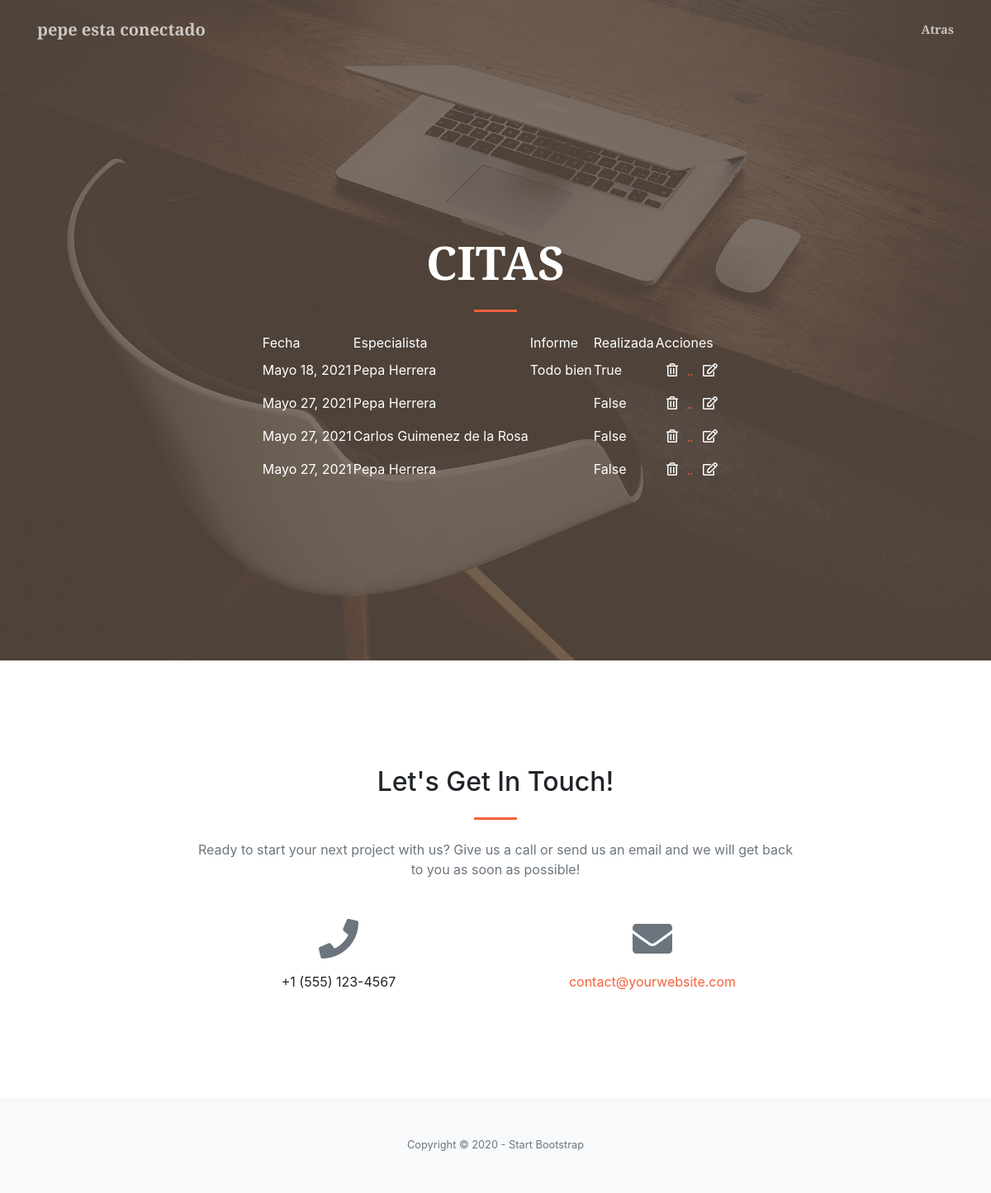
Before: /listCita (signed in) with the older database file.
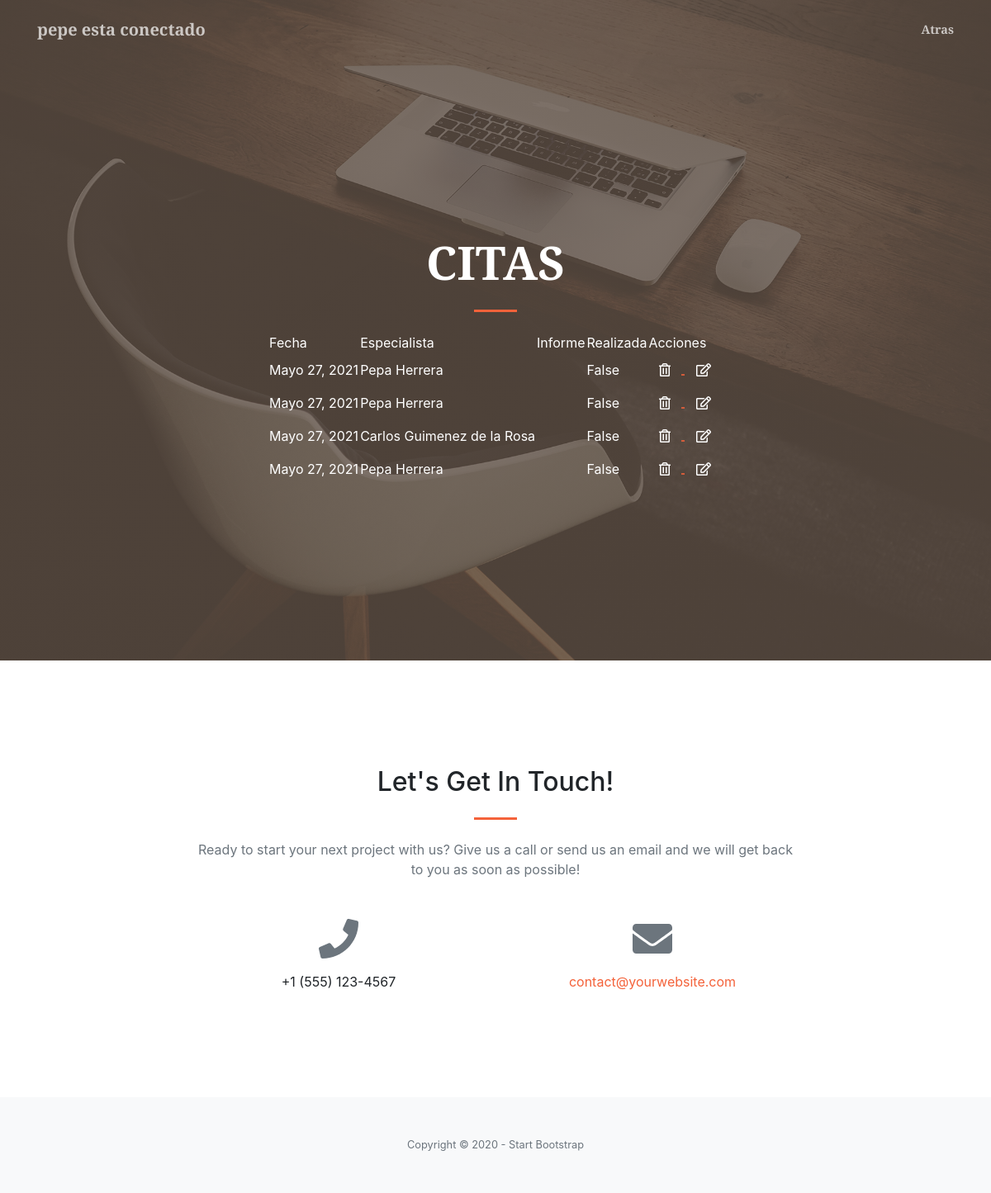
After: the same page with the newer database file.
### nucleo/models.py (models this page shows)
class Cita(models.Model):
    fecha=models.DateField()
    idCliente=models.ForeignKey(Cliente,on_delete=models.CASCADE)
    idEspecialista=models.ForeignKey(Especialista,on_delete=models.CASCADE)
    informe=models.TextField(blank=True)
    realizada=models.BooleanField()

class Especialista(models.Model):
    dni=models.CharField(max_length=10)
    nombre=models.CharField(max_length=50)
    apellidos=models.CharField(max_length=100)
    direccion=models.CharField(max_length=100)
    fechaNacimiento=models.DateField()
    foto=models.CharField(max_length=100)
    biografia=models.CharField(max_length=255)
    idUsuario=models.ForeignKey(User,on_delete=models.CASCADE)

### nucleo/views.py (the view)
# urls.py: path('listCita',views.CitaListView.as_view(),name="listCita"),
class CitaListView(ListView):
    model=Cita
    def get_context_data(self, **kwargs):
        context = super().get_context_data(**kwargs)
        context["fecha"] = fecha
        return context

### nucleo/templates/nucleo/cita_list.html (shortened to what the changed rows need)
<!DOCTYPE html>
<html lang="en">
    <head>
        <link href="https://cdnjs.cloudflare.com/ajax/libs/magnific-popup.js/1.1.0/magnific-popup.min.css" rel="stylesheet" />
        {% load static %}
        <link href="{% static 'css/styles.css' %}" rel="stylesheet" />
    </head>
    <body id="page-top">
        <header class="masthead">
            <div class="container h-100">
                <div class="row h-100 align-items-center justify-content-center text-center">
                    <div class="col-lg-10 align-self-end">
                        <h1 class="text-uppercase text-white font-weight-bold">Citas</h1>
                        </div>
                        <div class="col-lg-8 align-self-baseline">
                        <div align="center">
                        <div class="panel panel-default">
                            <div class="panel-heading">
                            <table bgcolor="">
                            <thead>
							<tr>
                                {% if user.role.role == 'ROLE_CLI' %}
								<td><font color="white">Fecha</font></td>
								<td><font color="white">Especialista</font></td>
								<td><font color="white">Informe</font></td>
                                <td><font color="white">Realizada</font></td>
                                {% endif %}
                                <td><font color="white">Acciones</font></td>
							</tr>
						    <thead>
                            <tbody>
                            {% if cita_list %}
                            {% for c in cita_list %}
                            {% if user.role.role == 'ROLE_CLI' %}
							<tr>
                                {% if c.idCliente.idUsuario.id == user.id %}
                                <td><font color="white">{{ c.fecha }}</font></td>
								<td><font color="white">{{ c.idEspecialista.nombre }} {{ c.idEspecialista.apellidos }}</font></td>
                                <td><font color="white">{{ c.informe }}</font></td>
                                <td><font color="white">{{ c.realizada }}</font></td>
                                <td><a href="deleteCita/{{ c.id }}">
								    <abbr title="Borrar">
									<button type="submit" class="btn btn-default">
										<font color="white"><i class="far fa-trash-alt"></i></font>
									</button>
                                    </abbr></a>
                                    <a href="updateCita/{{ c.id }}">
								    <abbr title="Editar">
									<button type="button" class="btn btn-default">
										<font color="white"><i class="far fa-edit"></i></font>
									</button>
									</abbr></a></td>
                                {% endif %}
							</tr>
                            {% endif %}
                            {% endfor %}
                            </tbody>
                            </table>
                            {% else %}
                            <p>No hay ninguna cita</p>
                            {% endif %}
                        </div>
                      </div>
                    </div>
                </div>
            </div>
        </header>
        <section class="page-section" id="contact">
            <div class="container">
                <div class="row justify-content-center">
                    <div class="col-lg-8 text-center">
                        <h2 class="mt-0">Let's Get In Touch!</h2>
                    </div>
                </div>
            </div>
        </section>
    </body>
</html>

Changed rows visible on the page:
changed Cita (number 1 of 4 on the later page): fecha "Mayo 18, 2021" → "Mayo 27, 2021"; realizada "True" → "False"; informe "Todo bien" → (not shown)
